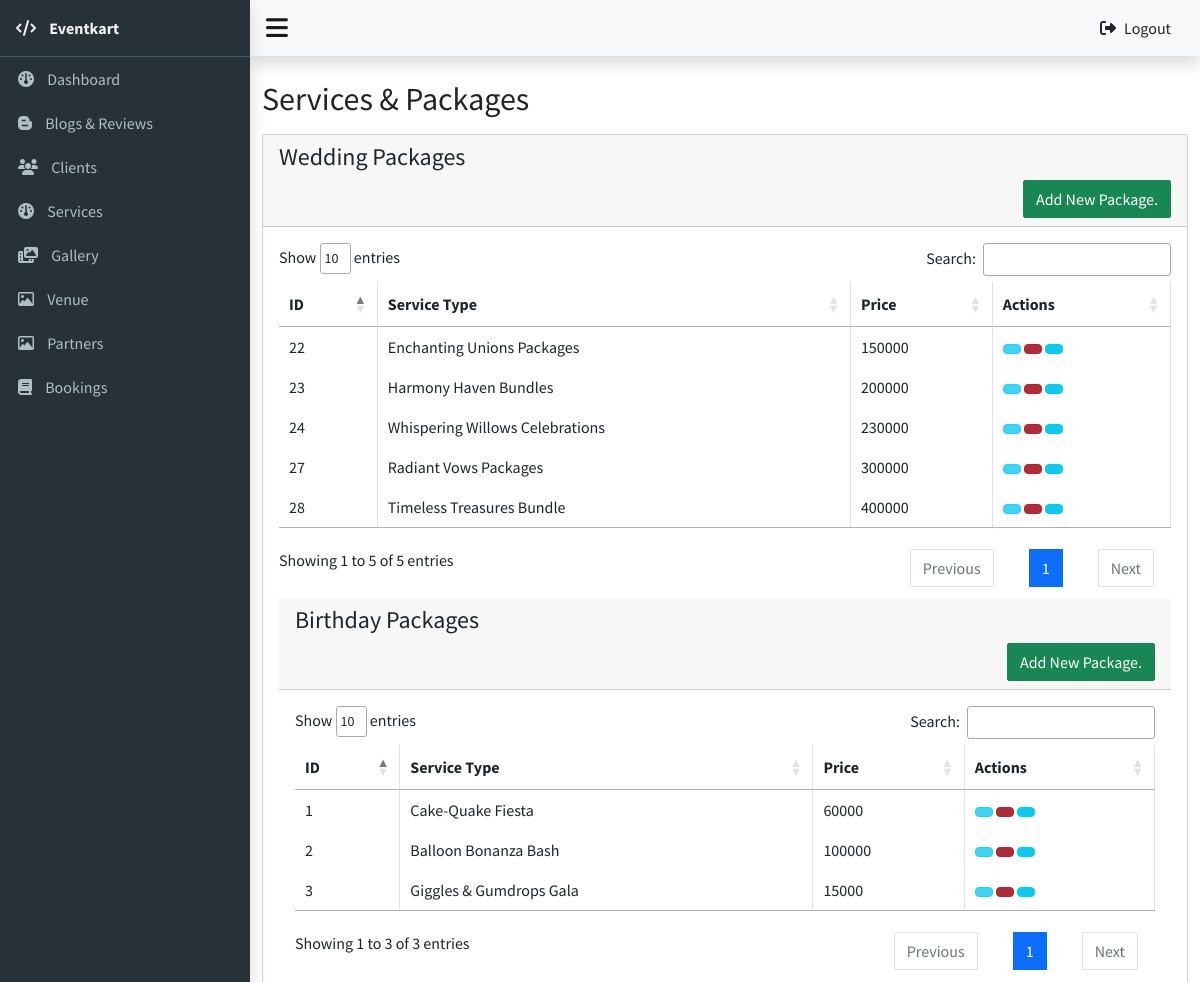
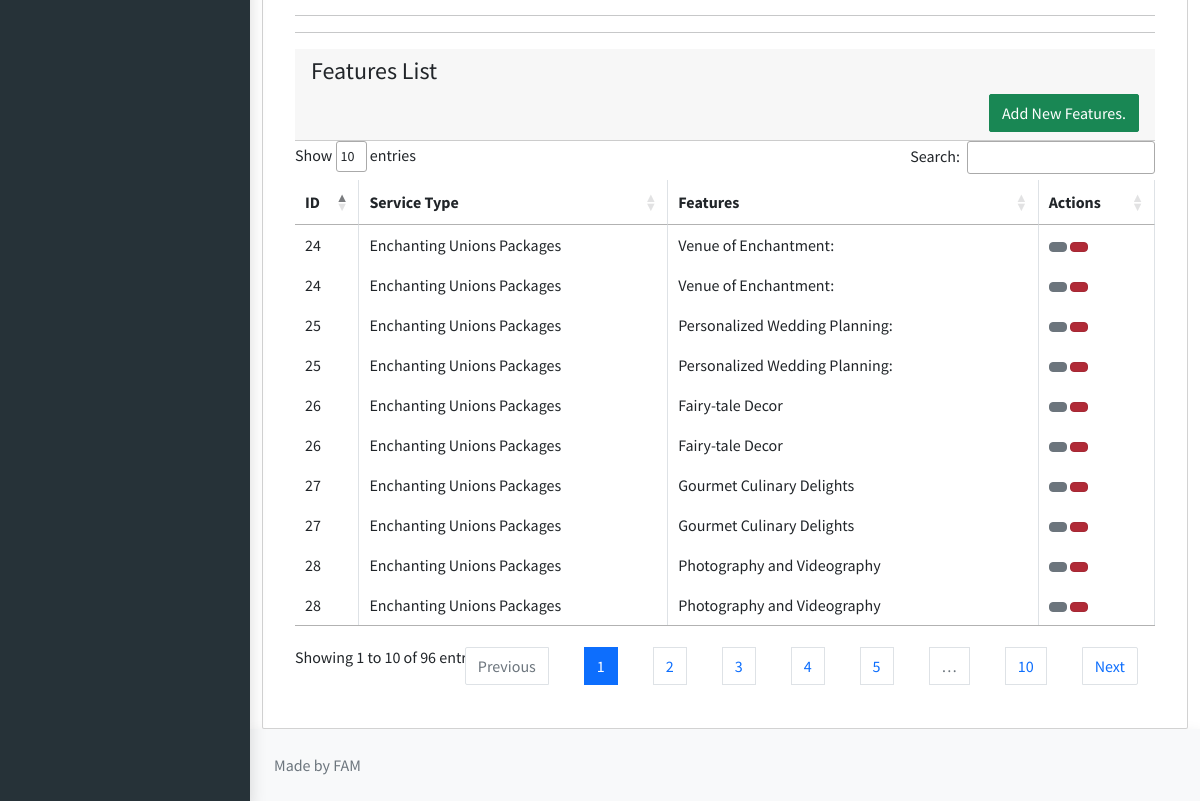
The app's page /admin-panel/services.php with its own data (2 pictures, top to bottom).
### tables this page shows
CREATE TABLE `wedding_service` (
  `id` int(11) NOT NULL,
  `service_type` varchar(70) NOT NULL,
  `image` text NOT NULL,
  `price` varchar(100) NOT NULL
);

CREATE TABLE `birthday_service` (
  `id` int(11) NOT NULL,
  `service_type` varchar(70) NOT NULL,
  `image` text NOT NULL,
  `price` int(100) NOT NULL
);

CREATE TABLE `features_list` (
  `feature_id` int(11) NOT NULL,
  `category_id` int(11) NOT NULL,
  `service_type` varchar(50) NOT NULL,
  `title` varchar(50) NOT NULL,
  `description` varchar(500) NOT NULL
);

### admin-panel/services.php (the view, shortened to what this page needs)
<?php
include 'config/dbconn.php';
$query = "SELECT * FROM wedding_service";
$result = mysqli_query($connection, $query);
$query1 = "SELECT * FROM features_list";
$result1 = mysqli_query($connection, $query1);
$query2 = "SELECT * FROM birthday_service";
$result2 = mysqli_query($connection, $query2);
?>
<!DOCTYPE html>
<html lang="en">
<head>
    <link rel="stylesheet" type="text/css"
        href="https://cdn.materialdesignicons.com/2.1.19/css/materialdesignicons.min.css">
    <link rel="stylesheet" href="https://cdn.datatables.net/1.13.8/css/dataTables.bootstrap4.min.css">
    <link rel="stylesheet" href="https://cdn.datatables.net/1.13.7/css/jquery.dataTables.min.css">
</head>
<body>
    <?php
    include("includes/header.php");
    include("includes/sidebar.php");
    include("includes/topbar.php");
    ?>
    <div class="content-wrapper">
        <div class="content-header">
            <div class="container-fluid">
                <div class="row mb-2">
                    <div class="col-sm-12">
                        <h2 style="margin-top: 1.5rem;">Services & Packages</h2>
                    </div>
                </div>
            </div>
        </div>
        <section class="content">
            <div class="container-fluid">
                <div class="row">
                    <div class="col-12">
                        <div class="card">
                            <div class="card-header">
                                <h4> Wedding Packages</h4>
                                <div class="button-container">
                                    <a href="wedding_package.php" class="btn btn-md btn-success">Add New Package.</a>
                                </div>
                            </div>
                            <div class="card-body">
                                <table id="example" class="table table-bordered table-hover" style="width:100%">
                                    <thead>
                                        <tr>
                                            <th>ID</th>
                                            <th>Service Type</th>
                                            <th>Price</th>
                                            <th>Actions</th>
                                        </tr>
                                    </thead>
                                    <tbody>
                                        <?php
                                        while ($row = mysqli_fetch_assoc($result)) {
                                            echo "<tr>";
                                            echo "<td>" . $row['id'] . "</td>";
                                            echo "<td>" . $row['service_type'] . "</td>";
                                            echo "<td>" . $row['price'] . "</td>";
                                            echo "<td>
                                                  <a href='wedding_edit.php?id=" . $row['id'] . "' class='btn btn-info btn-sm active'><i class='mdi mdi-account-edit'></i></a>
                                                  <a href='wedding_delete.php?id=" . $row['id'] . "' class='btn btn-danger btn-sm active'><i class='mdi mdi-delete' onclick='return checkdelete()'></i></a>
                                                  <button type='button' name='view' value='view' id='" . $row['id'] . "' class='btn btn-info btn-sm view_data'>
                                                  <i class='mdi mdi-eye-outline'></i>
                                              </button>
                                              </td>";
                                            echo "</tr>";
                                        }
                                        ?>
                                    </tbody>
                                </table>
                                <div class="card-header">
                                    <h4>Birthday Packages</h4>
                                    <div class="button-container">
                                        <a href="birthday_package.php" class="btn btn-md btn-success">Add New Package.</a>
                                    </div>
                                </div>
                                <div class="card-body">
                                    <table id="example3" class="table table-bordered table-hover" style="width:100%">
                                        <thead>
                                            <tr>
                                                <th>ID</th>
                                                <th>Service Type</th>
                                                <th>Price</th>
                                                <th>Actions</th>
                                            </tr>
                                        </thead>
                                        <tbody>
                                            <?php
                                            while ($row2 = mysqli_fetch_assoc($result2)) {
                                                echo "<tr>";
                                                echo "<td>" . $row2['id'] . "</td>";
                                                echo "<td>" . $row2['service_type'] . "</td>";
                                                echo "<td>" . $row2['price'] . "</td>";
                                                echo "<td>
                                                  <a href='birthday_edit.php?id=" . $row2['id'] . "' class='btn btn-info btn-sm active'><i class='mdi mdi-account-edit'></i></a>
                                                  <a href='birthday_delete.php?id=" . $row2['id'] . "' class='btn btn-danger btn-sm active'><i class='mdi mdi-delete' onclick='return checkdelete()'></i></a>
                                                  <button type='button' name='view' value='view' id='" . $row2['id'] . "' class='btn btn-info btn-sm view_data1' >
                                                  <i class='mdi mdi-eye-outline'></i>
                                              </button>
                                              </td>";
                                                echo "</tr>";
                                            }
                                            ?>
                                        </tbody>
                                    </table>
                                    <hr>
                                    <hr>
                                    <div class="card-header">
                                        <h4>Features List</h4>
                                        <div class="button-container">
                                            <a href="feature_add.php" class="btn btn-md btn-success">Add New Features.</a>
                                        </div>
                                    </div>
                                    <table id="example2" class="table table-bordered table-hover" style="width:100%">
                                        <thead>
                                            <tr>
                                                <th>ID</th>
                                                <th>Service Type</th>
                                                <th>Features</th>
                                                <th>Actions</th>
                                            </tr>
                                        </thead>
                                        <tbody>
                                            <?php
                                            while ($row1 = mysqli_fetch_assoc($result1)) {
                                                echo "<tr>";
                                                echo "<td>" . $row1['feature_id'] . "</td>";
                                                echo "<td>" . $row1['service_type'] . "</td>";
                                                echo "<td>" . $row1['title'] . " </td>";
                                                echo "<td>
                                                  <a href='feature_edit.php?feature_id=" . $row1['feature_id'] . "' class='btn btn-secondary btn-sm' data-toggle='tooltip' data-placement='top' title='Edit This feature'><i class='mdi mdi-pen'></i></a>
                                                  <a href='feature_delete.php?feature_id=" . $row1['feature_id'] . "' class='btn btn-danger btn-sm active'><i class='mdi mdi-delete' onclick='return checkdelete()'></i></a>
                                                </td>";
                                                echo "</tr>";
                                            }
                                            ?>
                                        </tbody>
                                    </table>
                                </div>
                            </div>
                        </div>
                    </div>
                </div>
        </section>
    </div>
    <?php
    include("includes/footer.php");
    ?>
</body>
</html>

### admin-panel/assests/css/main.css (style rules this page uses)
html { scroll-behavior:smooth }
body { font-family:"Source Sans Pro",sans-serif }
.wrapper .content { width:100% }
@media (min-width: 768px) { .wrapper .content { flex:1 } }

### admin-panel/services.php (style rules this page uses)
.button-container { display: flex; justify-content: flex-end; }

### records on screen
wedding_service: id "22", service_type "Enchanting Unions Packages", price "150000"
wedding_service: id "23", service_type "Harmony Haven Bundles", price "200000"
wedding_service: id "24", service_type "Whispering Willows Celebrations", price "230000"
wedding_service: id "27", service_type "Radiant Vows Packages", price "300000"
wedding_service: id "28", service_type "Timeless Treasures Bundle", price "400000"
birthday_service: id "1", service_type "Cake-Quake Fiesta", price "60000"
birthday_service: id "2", service_type "Balloon Bonanza Bash", price "100000"
birthday_service: id "3", service_type "Giggles & Gumdrops Gala", price "15000"
features_list: feature "24", service_type "Enchanting Unions Packages", title "Venue of Enchantment:"
features_list: feature "25", service_type "Enchanting Unions Packages", title "Personalized Wedding Planning:"
features_list: feature "26", service_type "Enchanting Unions Packages", title "Fairy-tale Decor"
features_list: feature "27", service_type "Enchanting Unions Packages", title "Gourmet Culinary Delights"
features_list: feature "28", service_type "Enchanting Unions Packages", title "Photography and Videography"
features_list: feature "24", service_type "Enchanting Unions Packages", title "Venue of Enchantment:"
features_list: feature "25", service_type "Enchanting Unions Packages", title "Personalized Wedding Planning:"
features_list: feature "26", service_type "Enchanting Unions Packages", title "Fairy-tale Decor"
features_list: feature "27", service_type "Enchanting Unions Packages", title "Gourmet Culinary Delights"
features_list: feature "28", service_type "Enchanting Unions Packages", title "Photography and Videography"
